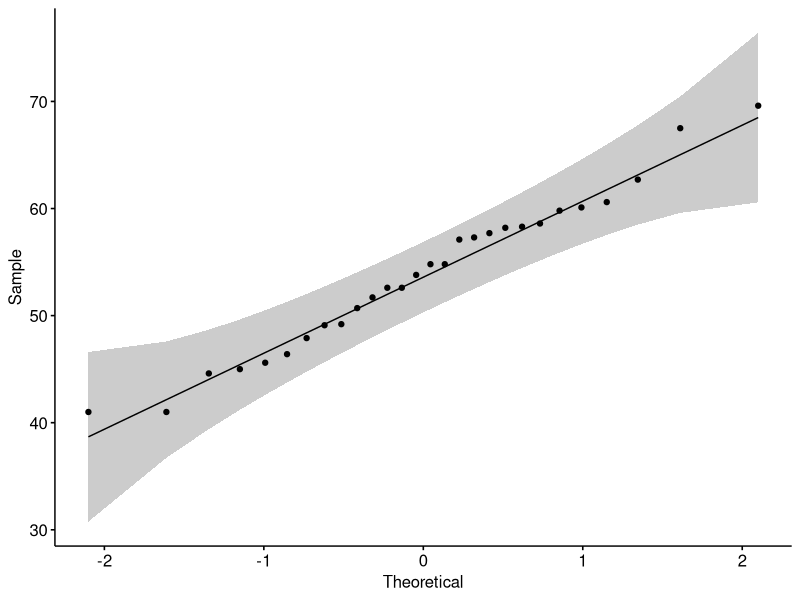
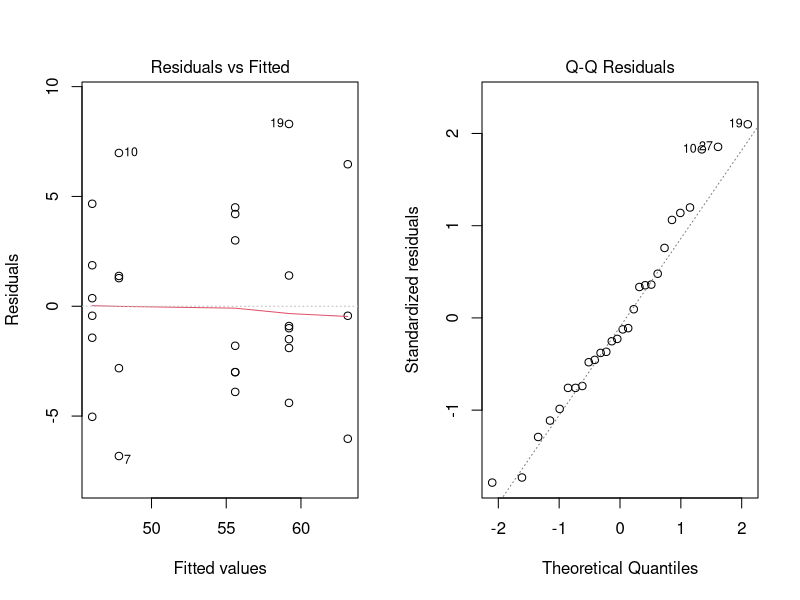

These charts were generated, in order, by the following R code:
## ---- chunk 1
knitr::opts_chunk$set(echo = TRUE)
## ---- chunk 2
set.seed(11222019) # Do not change this!
library(ggpubr)
library(dplyr)
library(car)
library(lsmeans)
## ---- chunk 3
dfA <- data.frame(Sample1 = c(7,3,6,6), Sample2 = c(6,5,5,8), Sample3 = c(4,7,6,7))
dfB <- data.frame(Sample1 = c(17,13,16,16), Sample2 = c(6,5,5,8), Sample3 = c(4,7,6,7))

dfA
dfB
## ---- chunk 4
a1_mean <- mean(dfA$Sample1)
a2_mean <- mean(dfA$Sample2)
a3_mean <- mean(dfA$Sample3)
b1_mean <- mean(dfB$Sample1)
b2_mean <- mean(dfB$Sample2)
b3_mean <- mean(dfB$Sample3)
## ---- chunk 5
k <- ncol(dfA) #Number of Samples (k groups)
print(k)

#dfA and dfB means
dfA_mean <- mean(as.matrix(dfA))
dfB_mean <- mean(as.matrix(dfB))
dfA_mean
dfB_mean

#Variances of Samples 1-3 means for dfA and dfB
a1_var <- 4*(a1_mean - dfA_mean)^2
a2_var <- 4*(a2_mean - dfA_mean)^2
a3_var <- 4*(a3_mean - dfA_mean)^2

b1_var <- 4*(b1_mean - dfB_mean)^2
b2_var <- 4*(b2_mean - dfB_mean)^2
b3_var <- 4*(b3_mean - dfB_mean)^2

print(c(a1_var, a2_var, a3_var, b1_var, b2_var, b3_var))

#Between-Sample Sum of Squares for dfA and dfB
a_bss <- sum(c(a1_var,a2_var,a3_var))
b_bss <- sum(c(b1_var,b2_var,b3_var))

print(c(a_bss, b_bss))

#Between Mean Squares
a_msb <- a_bss/(k-1)
b_msb <- b_bss/(k-1)
print(c(a_msb,b_msb))
## ---- chunk 6
N <- prod(dim(dfA)) #Total Sample Size (N) 
print(N)

#Matrix of Mean of the Variances for dfA and dfB
a_wss.matrix <- matrix(nrow=4,ncol=3)
for (i in 1:3){
  for (j in 1:4) {
    a_wss.matrix[j,i]  <- (dfA[j,i] - mean(dfA[,i]))^2
  }
}

b_wss.matrix <- matrix(nrow=4,ncol=3)
for (i in 1:3){
  for (j in 1:4) {
    b_wss.matrix[j,i]  <- (dfB[j,i] - mean(dfB[,i]))^2
  }
}

a_wss.df <- as.data.frame(a_wss.matrix)
colnames(a_wss.df) <- c('Sample1','Sample2','Sample3')
b_wss.df <- as.data.frame(a_wss.matrix)
colnames(b_wss.df) <- c('Sample1','Sample2','Sample3')

a_wss.df
b_wss.df

#Within-Sample Sum of Squares
a_wss <- sum(a_wss.matrix)
b_wss <- sum(b_wss.matrix)

print(c(a_wss,b_wss))

#Within Mean Squares
a_msw <- a_wss/(N-k)
b_msw <- b_wss/(N-k)

print(c(a_msw,b_msw))
## ---- chunk 7
#F-statistics for dfA and dfB
fsA <- a_msb/a_msw
fsB <- b_msb/b_msw

print(c(fsA,fsB))

#p-values for dfA and dfB
pvalA <- pf(q=fsA, df1 = k - 1, df2 = N - k, lower.tail=FALSE)
pvalB <- pf(q=fsB, df1 = k - 1, df2 = N - k, lower.tail = FALSE)

print(c(pvalA, pvalB))
## ---- chunk 8
times <- read.csv("assemblytimes.csv")
str(times)
summary(times)
## ---- chunk 9
ggqqplot(times$Time)
shapiro.test(times$Time)
## ---- chunk 10
assembly.aovmodel <- aov(Time~Technique, data=times)
summary(assembly.aovmodel)
## ---- chunk 11
#Post-Hoc Analysis
times$Technique.2 <- factor(times$Technique, levels = c('0','1','2','3','4','5')) #Create factors (0-5) for Techniques.2 column

assembly.lmmodel <- lm(Time~Technique.2, data=times)
Anova(assembly.lmmodel, type='II')

par(mfrow = c(1,2))
plot(assembly.lmmodel, which=c(1,2))

leastsq <- lsmeans(assembly.lmmodel, pairwise~Technique.2, adjust='bonferroni')
print(leastsq)
## ---- chunk 12
sessionInfo()
